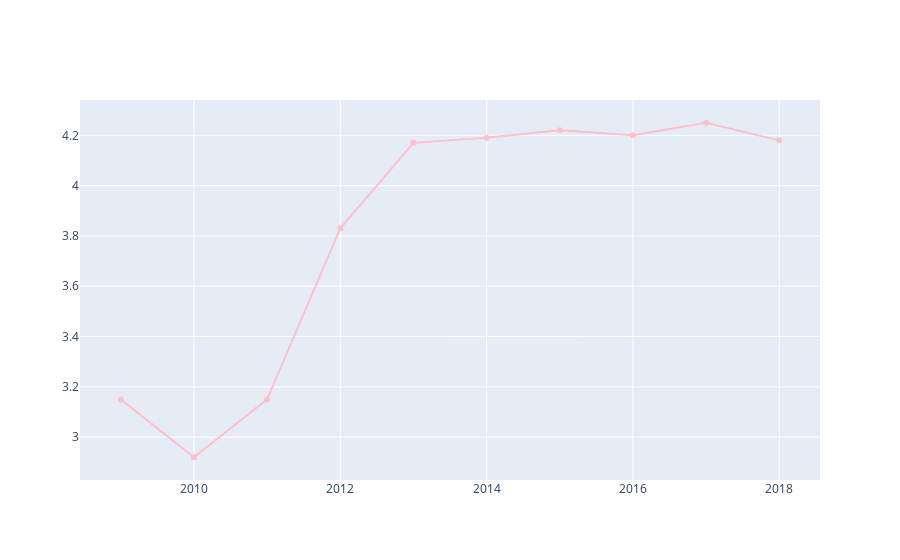

Source (notebook cell):
### Code cell
fig2=go.Figure()
fig2.add_trace( go.Line(x=df.index, y=df['1인당 관람횟수'], name= '1인당 관람횟수' , line = {'color': 'pink'}) )

### Figure 1 — Plotly figure (JSON) as saved in the notebook; plotly's stock layout.template omitted (floating-point values rounded to 4 significant figures)
{"data": [{"line": {"color": "pink"}, "name": "1인당 관람횟수", "type": "scatter", "x": [2009, 2010, 2011, 2012, 2013, 2014, 2015, 2016, 2017, 2018], "y": [3.15, 2.92, 3.15, 3.83, 4.17, 4.19, 4.22, 4.2, 4.25, 4.18]}], "layout": {}}
